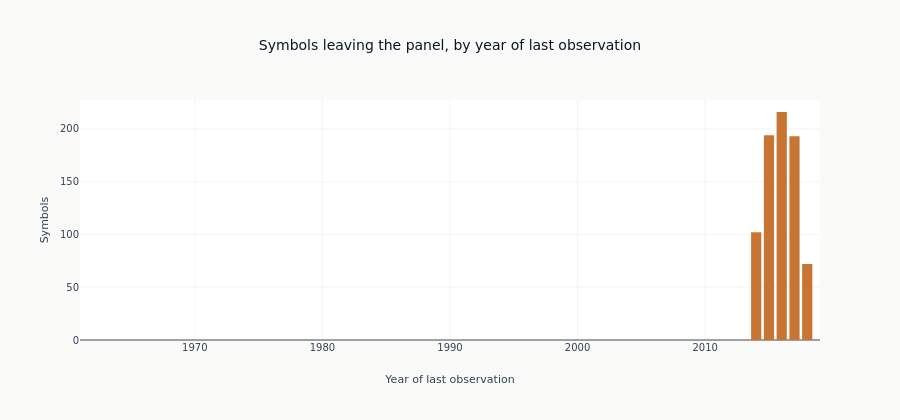

Write notebook code for a chart like this one.
### Markdown cell above
### The exit record starts abruptly

### Code cell
fig = go.Figure()
fig.add_trace(
    go.Bar(
        x=exits_by_year["year"].to_list(),
        y=exits_by_year["exits"].to_list(),
        marker_color=PALETTE["survivors"],
        name="Symbols leaving the panel",
    )
)
fig.update_layout(
    title="Symbols leaving the panel, by year of last observation",
    xaxis_title="Year of last observation",
    yaxis_title="Symbols",
    xaxis=dict(range=[lifespans["first_date"].min().year - 1, dataset_end.year + 1]),
    height=420,
    showlegend=False,
)
show_plotly_with_alt(
    fig,
    "A bar chart of how many symbols were last observed in each year, over an axis "
    "spanning more than five decades. The axis is empty for almost its whole length. Bars "
    "appear only in the final handful of years, rising to their tallest at the right-hand "
    "edge where the panel ends.",
)

### Figure 1 — Plotly figure (JSON) as saved in the notebook; plotly's stock layout.template omitted (floating-point values rounded to 4 significant figures)
{"data": [{"marker": {"color": "#C87533"}, "name": "Symbols leaving the panel", "type": "bar", "x": [2014, 2015, 2016, 2017, 2018], "y": [102, 194, 216, 193, 72]}], "layout": {"height": 420, "showlegend": false, "title": {"text": "Symbols leaving the panel, by year of last observation"}, "xaxis": {"range": [1961, 2019], "title": {"text": "Year of last observation"}}, "yaxis": {"title": {"text": "Symbols"}}}}
